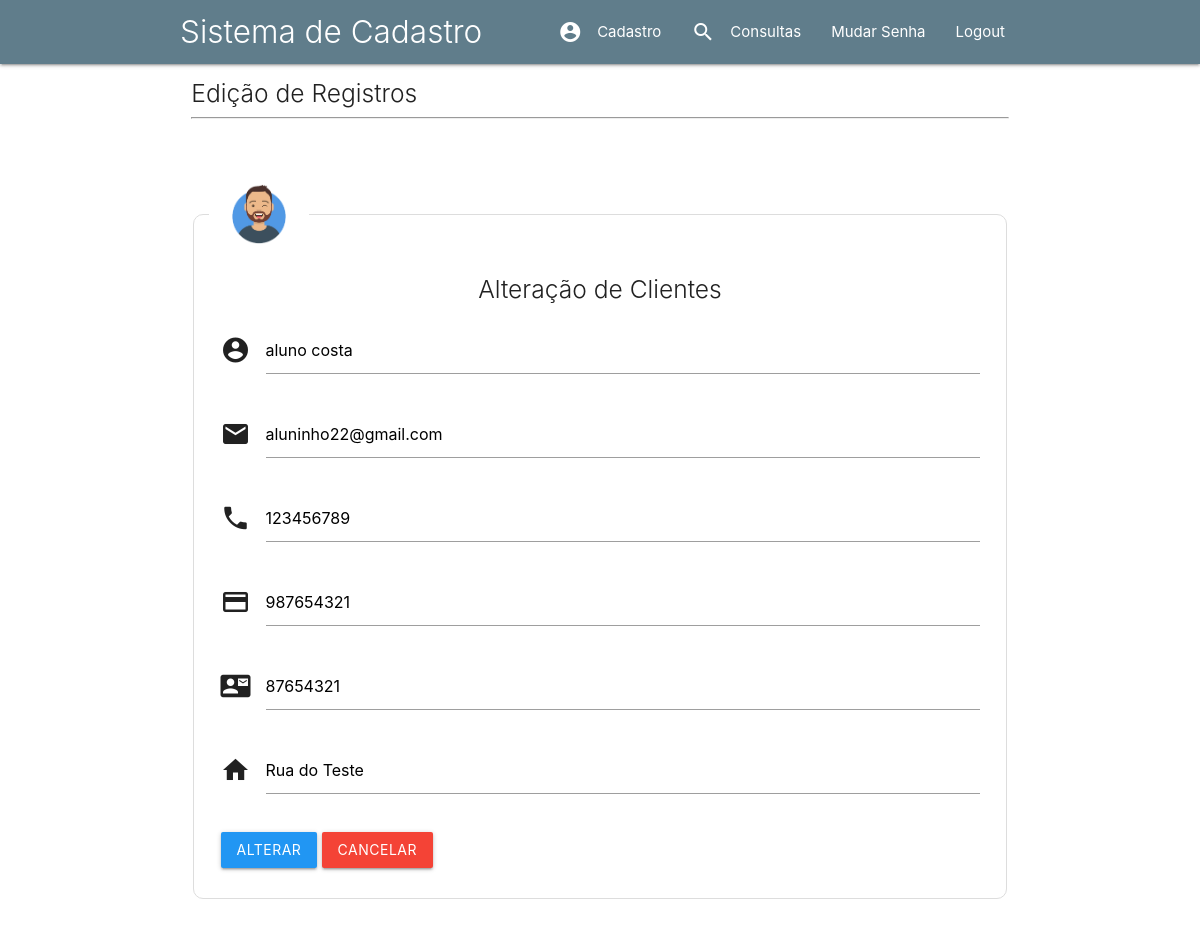
Page /editar.php?id=26 on the committed database.
### tables this page shows
CREATE TABLE `tb_clientes` (
  `id` int(11) NOT NULL,
  `nome` varchar(40) NOT NULL,
  `email` varchar(50) DEFAULT NULL,
  `telefone` varchar(15) NOT NULL,
  `CPF` int(20) NOT NULL,
  `RG` int(14) NOT NULL,
  `ENDERECO` varchar(50) NOT NULL
);

### editar.php (the view, shortened to what this page needs)
<?php
	include_once 'includes/header.inc.php';
	include_once 'includes/menu.inc.php';
 ?>
<div class="row container">
	<div class="col s12">
		<h5 class="light">Edição de Registros</h5><hr>
	</div>
</div>
<?php
	include_once 'bancodedados/conexao.php';
	$id = filter_input(INPUT_GET, 'id', FILTER_SANITIZE_NUMBER_INT);
	$querySelect = $link->query("select * from tb_clientes where id='$id'");
	while($registros = $querySelect->fetch_assoc()):
		$nome = $registros ['nome'];
		$email = $registros ['email'];
		$telefone = $registros ['telefone'];
		$CPF = $registros ['CPF'];
		$RG = $registros ['RG'];
		$ENDERECO = $registros ['ENDERECO'];
endwhile;
?>
<div class="row container">
	<p>&nbsp;</p>
	<form action="bancodedados/update.php" method="post" class="col s12">
		<fieldset class="formulario" style="padding: 15px">
			<legend><img src="imagens/avatar-2.png" alt="(imagem)" width="100"></legend>
			<h5 class="light center">Alteração de Clientes</h5>
			<div class="input-field col s12">
					<i class="material-icons prefix">account_circle</i>
					<input type="text" name="nome" value="<?php echo $nome?>" id="nome" maxlength="40" placeholder="Nome do Cliente" required>
				</div>
			<div class="input-field col s12">
					<i class="material-icons prefix">email</i>
					<input type="email" name="email"  value="<?php echo $email?>" id="email" maxlength="50"  placeholder="Email do Cliente">
				</div>
			<div class="input-field col s12">
					<i class="material-icons prefix">phone</i>
					<input type="tel" name="telefone"  value="<?php echo $telefone?>" id="telefone" maxlength="14" onkeydown="javascript: fMasc( this, mTel );" required placeholder="Telefone do Cliente">
				</div>
			<div class="input-field col s12">
					<i class="material-icons prefix">credit_card</i>
					<input type="text" name="CPF" id="CPF" value="<?php echo $CPF?>" maxlength="14" onkeydown="javascript: fMasc( this, mCPF );" required  placeholder="CPF do Cliente">
				</div>
			<div class="input-field col s12">
					<i class="material-icons prefix">contact_mail</i>
					<input type="text" name="RG" id="RG" value="<?php echo $RG?>" OnKeyPress="formatar('###.###.###-##', this)" maxlength="13" required placeholder="RG do Cliente">
				</div>
			<div class="input-field col s12">
					<i class="material-icons prefix">home</i>
					<input type="text" name="ENDERECO" id="ENDERECO" value="<?php echo $ENDERECO?>"maxlength="50" required placeholder="Endereço do cliente">
				</div>
				<div class="input-field col s12">
					<input type="submit" value="alterar" class="btn blue">
					<a href="consultas.php" class="btn red">cancelar</a>
		</fieldset>
</div>
 <?php
	include_once 'includes/footer.inc.php';
 ?>

### rows in the picture
tb_clientes: nome "aluno costa", email "aluninho22@gmail.com", telefone "123456789", CPF "987654321", RG "87654321", ENDERECO "Rua do Teste"
